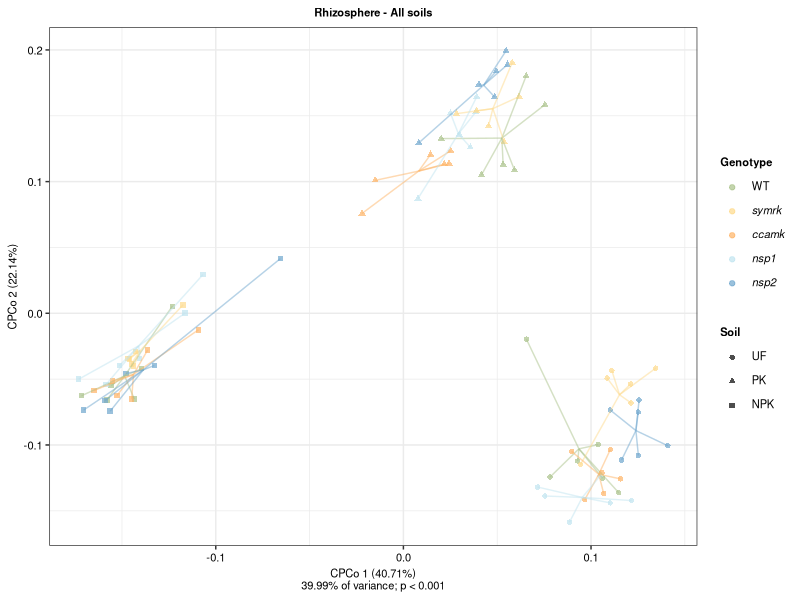
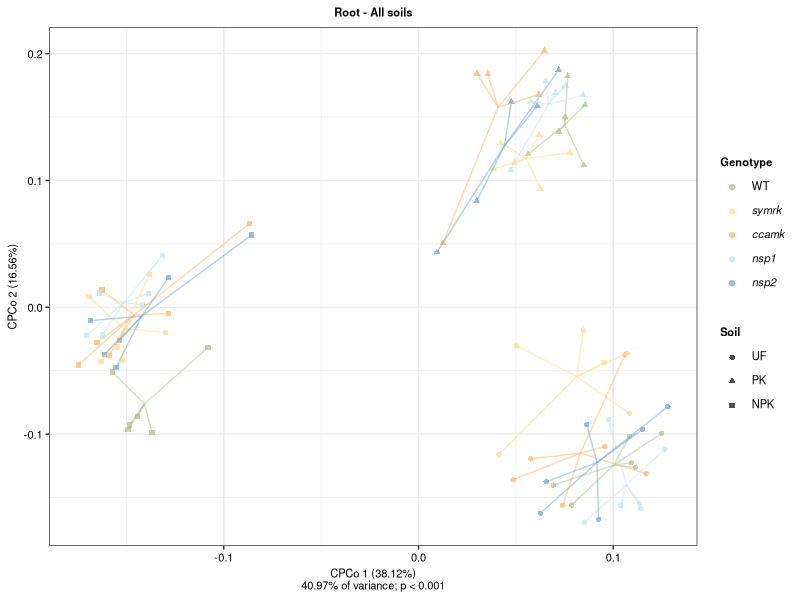
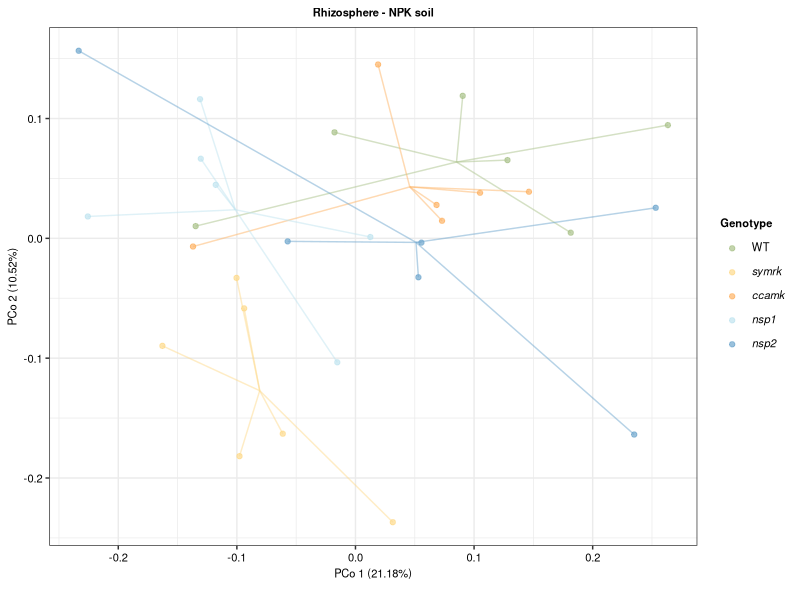
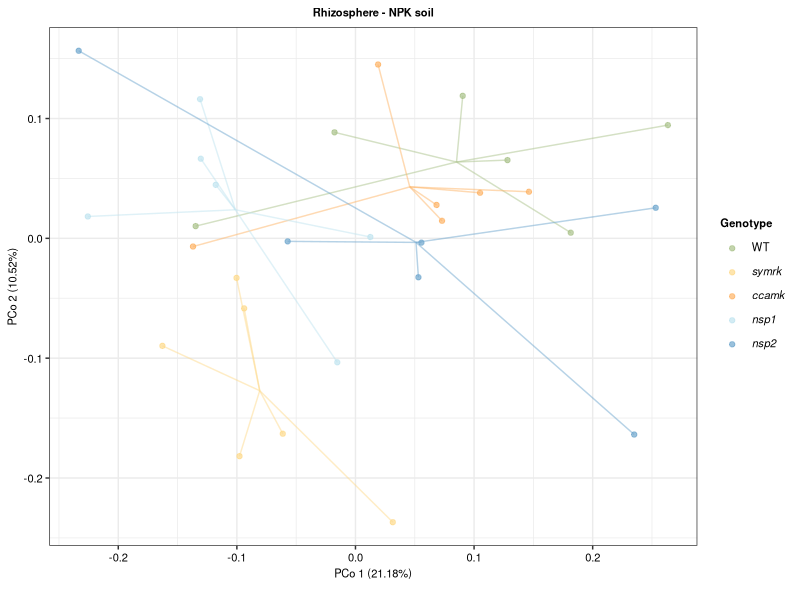
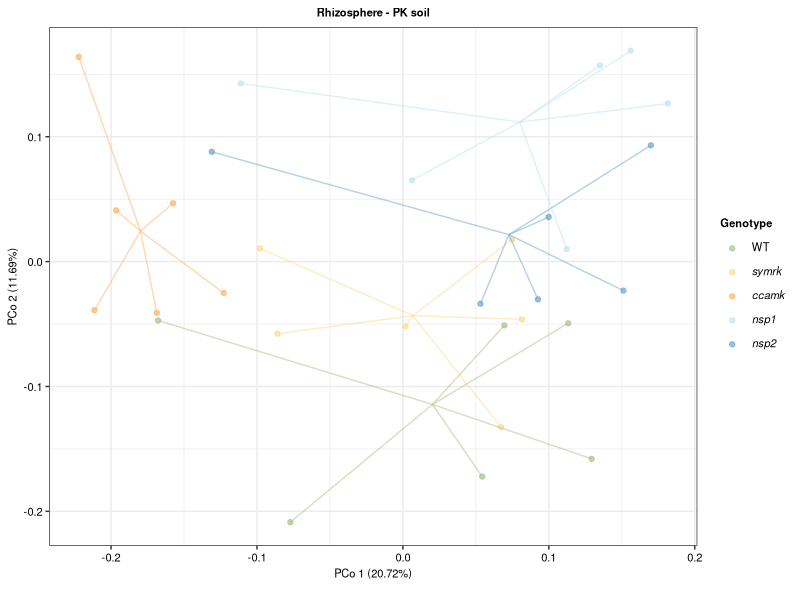
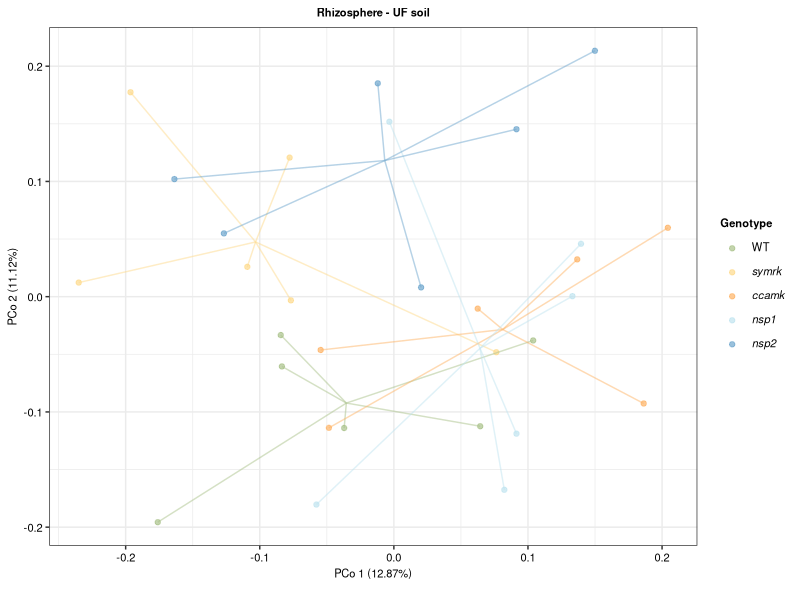
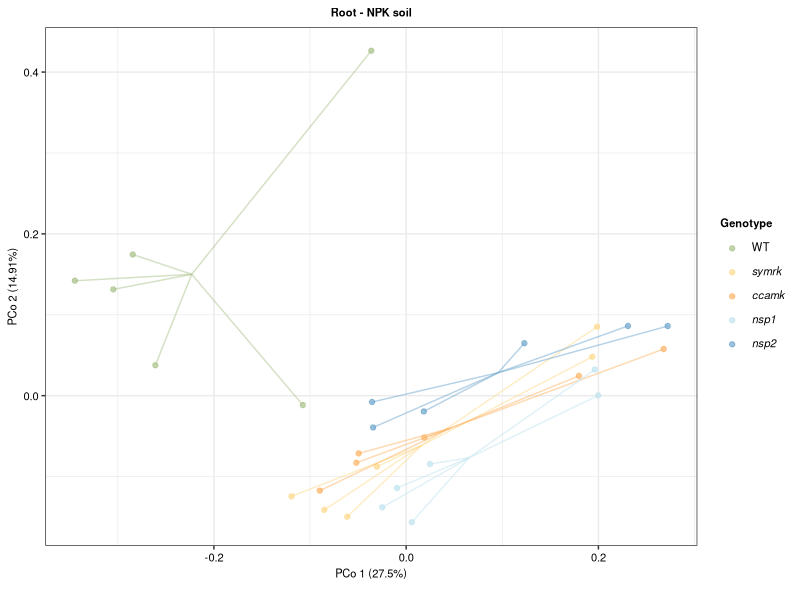
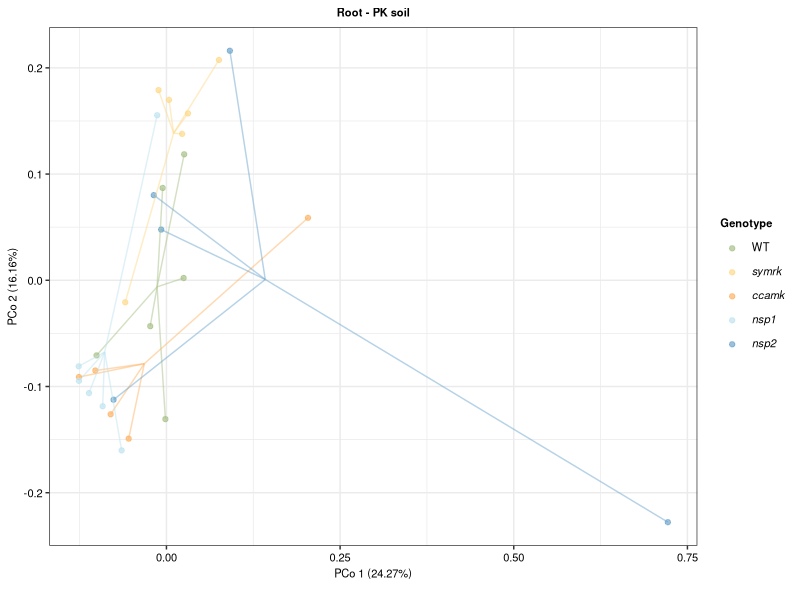

Generate these figures, in order, with R: (Note: this script raises an error after producing the figures.)
# Load packages and export data ------------------------------------------------
pkg <- c("data.table", "magrittr", "ggplot2", "vegan", "ggtext", "ggpubr", 
         "grid")

for(pk in pkg){
  library(pk, character.only = T)
}

setwd(dirname(rstudioapi::getActiveDocumentContext()$path))

ASV_table <- fread(
  "../../1_data/1_Lotus/LotusCSSP_AskovSoils_ASVtable_10_4_nospike.tsv"
)
setnames(ASV_table, "V1", "ASV_ID")
meta_data <- fread(
  "../../1_data/1_Lotus/LotusCSSP_AskovSoils_metadata.txt", drop = c(5,7,8)
)
taxonomy <- fread("../../1_data/1_Lotus/taxonomy_clean.tsv")
setnames(taxonomy, "Feature", "ASV_ID")

color <- c("WT" = "#A9C289", "symrk" = "#FEDA8B", "ccamk" = "#FDB366",
           "nsp1" = "#C0E4EF", "nsp2" = "#6EA6CD")

genotype_labels_legend <- c(
  "WT"     = "WT",
  "symrk"  = "*symrk*",
  "ccamk"  = "*ccamk*",
  "nsp1"   = "*nsp1*",
  "nsp2"   = "*nsp2*"
)

# Main theme -------------------------------------------------------------------
main_theme <- theme(
  axis.title = element_text(size = 8, colour = "black"),
  axis.text = element_text(size = 8, colour = "black"),
  legend.text = element_markdown(size = 8, colour = "black"),
  legend.title = element_text(size = 8, colour = "black", face = "bold"),
  plot.title = element_text(size = 8, colour = "black", face = "bold", 
                            hjust = 0.5),
)

# CPCoA ------------------------------------------------------------------------
cond <- c("Root", "Rhizosphere")
for(i in 1:length(cond)){
  meta_data_sub <- meta_data[Compartment == cond[i]]
  sub_samples <- meta_data_sub$SampleID
  ASV_table_sub <- ASV_table[,..sub_samples]
  
  ASV_table_RA <- apply(ASV_table_sub, 2, function(x) x/sum(x))
  rownames(ASV_table_RA) <- ASV_table$ASV_ID
  bray_curtis <- vegdist(t(ASV_table_RA), method = "bray")
  
  CPCoA <- capscale(t(ASV_table_RA) ~ Genotype*Soil, data = meta_data_sub,
                    add = F, sqrt.dist = T, distance = "bray")
  
  # Permanova
  set.seed(1762263595)
  nperm <- 999
  perm_test <- anova.cca(CPCoA, permutations = nperm)
  var_expl_tot <- CPCoA$CCA$tot.chi/CPCoA$tot.chi
  p_val <- perm_test["Model", "Pr(>F)"]
  p_val_print <- ifelse(p_val == 1/(nperm+1),
                        paste0("p < ", p_val),
                        paste0("p = ", p_val))
  Lower_print <- paste0(
    round(var_expl_tot*100, 2), "% of variance; ", p_val_print
  )
  
  CPCo_points <- data.table(SampleID = rownames(CPCoA$CCA$wa), 
                            CPCoA$CCA$wa[,1:2])
  CPCo_points <- merge(CPCo_points, meta_data_sub, "SampleID")
  var_expl <- CPCoA$CCA$eig/sum(CPCoA$CCA$eig[CPCoA$CCA$eig>0])
  
  # Segments
  CPCo_points[,":="(
    Soil = factor(Soil, levels = c("UF", "PK", "NPK")),
    Genotype = factor(Genotype, levels = names(color))
  )]
  
  # Calculate centroids per Soil x Compartment.
  centroids <- CPCo_points[
    ,.(seg_x = mean(CAP1), seg_y = mean(CAP2)), list(Soil, Genotype)
  ]
  segments <- merge(CPCo_points, centroids, by = c("Soil","Genotype"))
  
  ggplot(data = CPCo_points, 
         aes(x = CAP1, y = CAP2, colour = Genotype, shape = Soil))+
    geom_point(size = 1.5, alpha = 0.7)+
    geom_segment(
      data = segments, alpha = 0.5, show.legend = FALSE,
      aes(x = CAP1, y = CAP2, xend = seg_x, yend = seg_y, color = Genotype)
    ) +
    scale_color_manual(values = color, labels = genotype_labels_legend)+
    theme_bw()+
    main_theme+
    ggtitle(paste(cond[i], "-", "All soils"))+
    labs(
      x = paste0("CPCo 1 (", round(var_expl[1]*100, 2), "%)", "\n", Lower_print),
      y = paste0("CPCo 2 (", round(var_expl[2]*100, 2), "%)")
    )+
    NULL -> g
  
  assign( paste("CPCoA_plot", cond[i], sep = "_"), g )
}

# PCoA -------------------------------------------------------------------------
Opt <- expand.grid(Compartment = c("Root", "Rhizosphere"),
                   Soil = c("UF", "PK", "NPK"))

for(i in 1:nrow(Opt)){
  meta_data_sub <- meta_data[
    Compartment == Opt$Compartment[i] & Soil == Opt$Soil[i]
  ]
  sub_samples <- meta_data_sub$SampleID
  ASV_table_sub <- ASV_table[,..sub_samples]
  
  ASV_table_RA <- apply(ASV_table_sub, 2, function(x) x/sum(x))
  rownames(ASV_table_RA) <- ASV_table$ASV_ID
  bray_curtis <- vegdist(t(ASV_table_RA), method = "bray")
  
  PCoA <- cmdscale(bray_curtis, k = 2, eig = T)
  PCoA_points <- data.table(SampleID = rownames(PCoA$points), PCoA$points)
  setnames(PCoA_points, c("V1", "V2"), c("PCo1", "PCo2"))
  PCoA_points <- merge(PCoA_points, meta_data_sub, "SampleID")
  var_expl <- PCoA$eig/sum(PCoA$eig[PCoA$eig>0])
  
  PCoA_points[,":="(
    Genotype = factor(Genotype, levels = names(color))
  )]
  # Calculate centroids per Soil x Compartment.
  centroids <- PCoA_points[,.(seg_x = mean(PCo1), seg_y = mean(PCo2)), Genotype]
  PCoA_points <- merge(PCoA_points, centroids, by = "Genotype")
  
  ggplot(PCoA_points, aes(x = PCo1, y = PCo2, colour = Genotype))+
    geom_point(alpha = 0.7, size = 1.5) + 
    scale_colour_manual(values = color, labels = genotype_labels_legend) +
    geom_segment(
      aes(xend = seg_x, yend = seg_y), alpha = 0.5, show.legend = FALSE
    ) +
    ggtitle( paste(Opt$Compartment[i], "-", Opt$Soil[i], "soil") ) +
    labs(
      x = paste0("PCo 1 (", round(100*var_expl[1], 2), "%)", "\n", " "),
      y = paste0("PCo 2 (", round(100*var_expl[2], 2), "%)")
    ) +
    theme_bw()+
    main_theme +
    NULL -> g
  
  assign(paste("PCoA", "plot", Opt$Compartment[i], Opt$Soil[i], sep = "_"), g)
}

# Main figure ------------------------------------------------------------------
text <- ggplot() +
  annotate("text", x = 1, y = 1, label = "Lotus", size = 8/.pt,
           fontface = "bold", colour = "black") +
  theme(
    # plot.background = element_rect(fill = "grey", color = NA),
    panel.background = element_rect(fill = "lightgrey", color = NA),
    panel.grid = element_blank(),
    axis.ticks = element_blank(),
    axis.text = element_blank(),
    axis.title = element_blank()
  ) +
  NULL

text/((CPCoA_plot_Root + theme(legend.position = "none"))+
        (PCoA_plot_Root_UF + theme(legend.position = "none")))+
  plot_layout(heights = c(0.125,0.875)) -> CPCoA_PCoA_plot
  
saveRDS(CPCoA_PCoA_plot, "CPCoA_PCoA_plot_Lj.rds")

# Supplementary figures --------------------------------------------------------
ggarrange(
  PCoA_plot_Root_UF + theme(legend.position = "none"),
  PCoA_plot_Rhizosphere_UF + theme(legend.position = "none"),
  PCoA_plot_Root_PK + theme(legend.position = "none"),
  PCoA_plot_Rhizosphere_PK + theme(legend.position = "none"),
  PCoA_plot_Root_NPK + theme(legend.position = "none"),
  PCoA_plot_Rhizosphere_NPK + theme(legend.position = "none"),
  ncol = 2, nrow = 3
) -> PCoA_plots

PCoA_plots <- annotate_figure(
  PCoA_plots, top = text_grob("Lotus", size = 8, face = "bold")
)

saveRDS(PCoA_plots, "PCoA_plots_Lj.rds")
